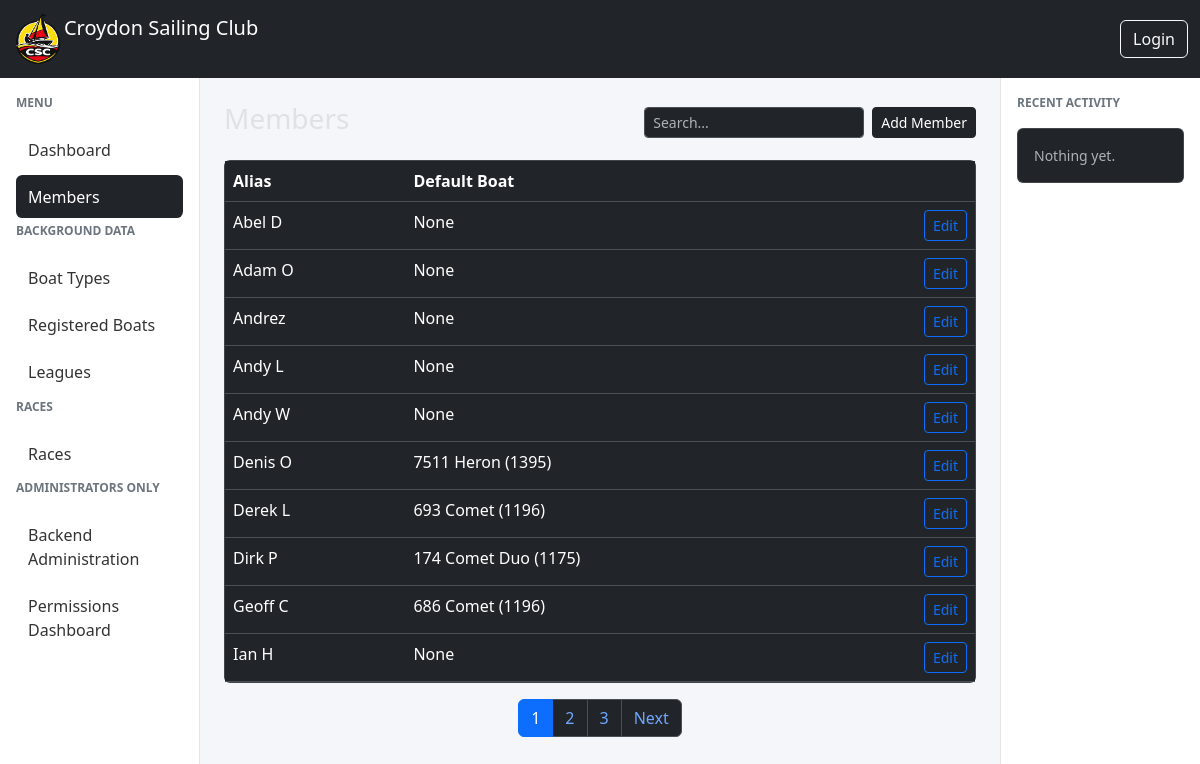
Page /members/members/ on the earlier database version.
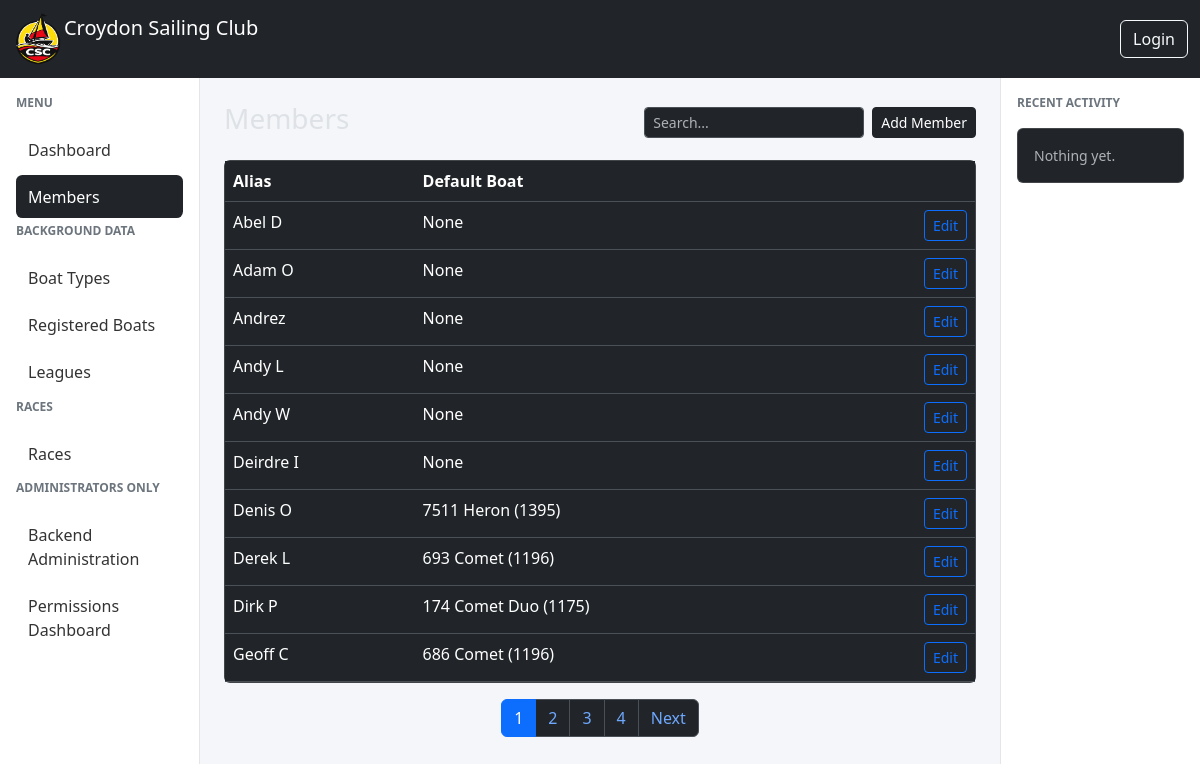
Same page on the later database version.
### members/models.py (models this page shows, shortened)
class Member(AbstractUser):
    username = models.CharField(
        max_length=150,
        unique=True,
        null=True,
        blank=True,
        verbose_name="Alias"
    )
    email = models.EmailField(
        unique=True,
        verbose_name="Email Address"
    )
    full_name = models.CharField(
        max_length=255,
        blank=True,
        help_text="Full name as an alternative to first and last name"
    )
    email_verified = models.BooleanField(
        default=False,
        help_text="Designates whether the user's email has been verified"
    )
    default_boat = models.ForeignKey(
        "races.RegisteredBoat",
        on_delete=models.SET_NULL,
        null=True,
        blank=True,
        related_name="default_for_members",
    )
    USERNAME_FIELD = "email"
    REQUIRED_FIELDS = ["username"]
    def get_full_name(self):
        if self.full_name:
            return self.full_name
        return f"{self.first_name} {self.last_name}".strip()

### races/models.py (models this page shows)
class RegisteredBoat(models.Model):
    sail_number = models.CharField(max_length=20)
    boat_type = models.ForeignKey(BoatType,on_delete=models.CASCADE)
    def __str__(self):
        return f'{self.sail_number} {self.boat_type}'

class BoatType(models.Model):
    name = models.CharField(max_length=100)
    description = models.CharField(max_length=255, blank=True)
    py = models.IntegerField(
        "Portsmouth Yardstick",
        validators=[
            MinValueValidator(1000),
            MaxValueValidator(2000),
        ],
    )
    def __str__(self):
        return f'{self.name} ({self.py})'

### members/views.py (the view, shortened to what this page needs)
# urls.py: path("members/", MemberListView.as_view(), name="member-list"),
class MemberListView(ListView):
    model = Member
    template_name = "members/member_list.html"
    context_object_name = "members"
    ordering = ["email"]
    paginate_by = 10   # ⭐ number per page
    def get_queryset(self):
        qs = super().get_queryset()
        search = self.request.GET.get("q")
        return qs

### members/templates/members/member_list.html (shortened to what this page needs)
{% extends "base.html" %}
{% block content %}
<div class="d-flex justify-content-between align-items-center mb-3">
    <h3>Members</h3>
    <div class="d-flex gap-2 align-items-center">
    <div class="input-group input-group-sm" style="width: 220px;">
        <input type="text"
               id="searchInput"
               name="q"
               value="{{ request.GET.q }}"
               placeholder="Search..."
               class="form-control">
    </div>
    <a href="{% url 'member-add' %}" class="btn btn-dark btn-sm">
        Add Member
    </a>
</div>
</div>
<div class="card">
    <div class="table-responsive">
        <table class="table table-hover mb-0">
            <thead>
                <tr>
                    <th>Alias</th>
                    <th>Default Boat</th>
                    <th></th>
                </tr>
            </thead>
            <tbody>
                {% for member in members %}
                <tr>
                    <td>{{ member.username }}</td>
                    <td>{{ member.default_boat }}</td>
                    <td class="text-end">
                        <a href="{% url 'member-edit' member.pk %}"
                           class="btn btn-sm btn-outline-primary">
                            Edit
                        </a>
                    </td>
                </tr>
                {% empty %}
                <tr>
                    <td colspan="5" class="text-center text-muted">
                        No members yet.
                    </td>
                </tr>
                {% endfor %}
            </tbody>
        </table>
    </div>
</div>
{% if is_paginated %}
<nav class="mt-3">
    <ul class="pagination justify-content-center">
        {% for num in page_obj.paginator.page_range %}
        <li class="page-item {% if page_obj.number == num %}active{% endif %}">
            <a class="page-link"
               href="?q={{ request.GET.q }}&page={{ num }}">
                {{ num }}
            </a>
        </li>
        {% endfor %}
        {% if page_obj.has_next %}
        <li class="page-item">
            <a class="page-link"
               href="?q={{ request.GET.q }}&page={{ page_obj.next_page_number }}">
                Next
            </a>
        </li>
        {% endif %}
    </ul>
</nav>
{% endif %}
{% endblock %}

Differences in the rows shown:
no longer on this page (row unchanged): Member: username "Ian H", default_boat "None"
added Member: username "Deirdre I", default_boat "None"
Other differences:
new list line: "4"
